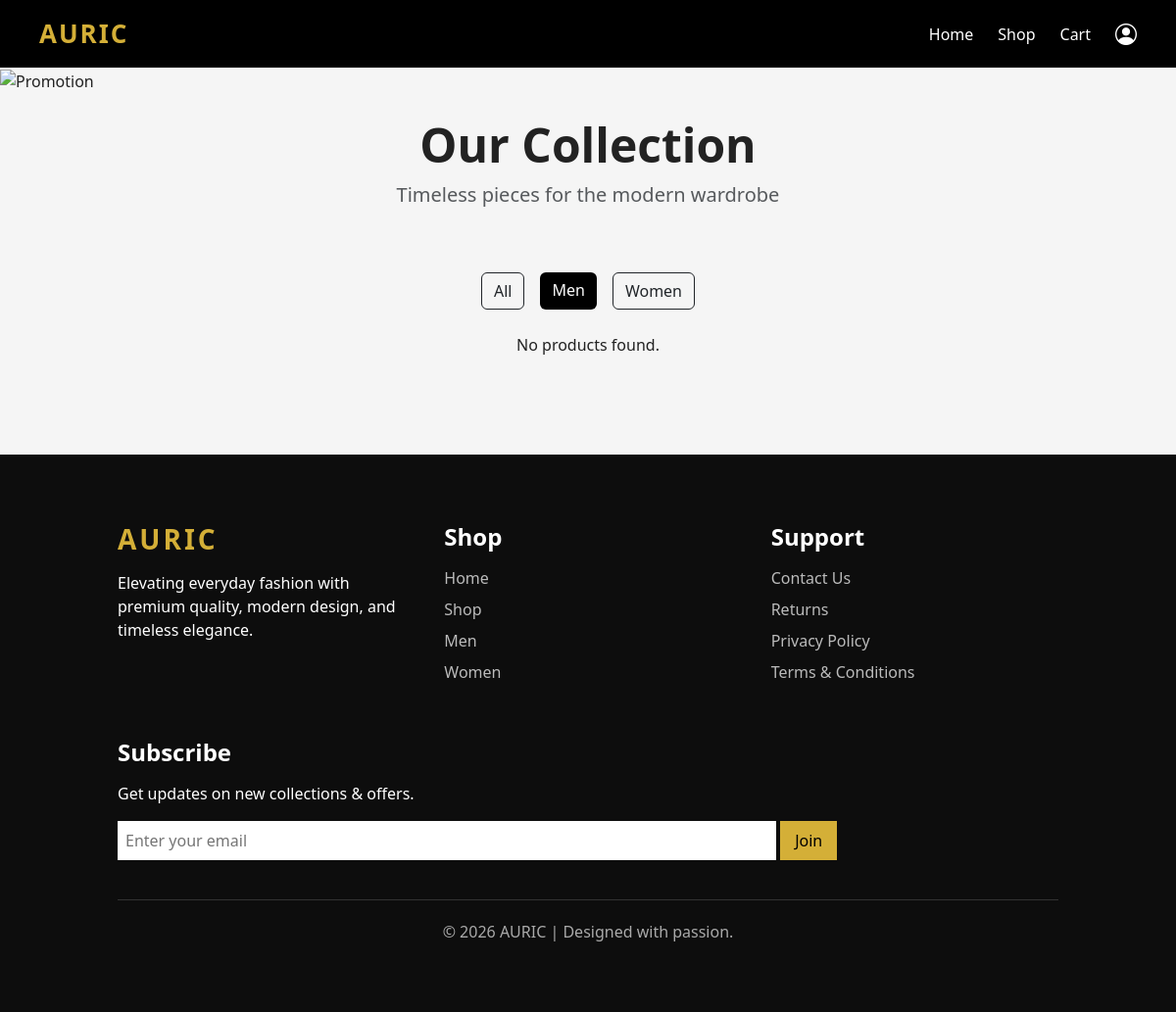
The app's page /shop/?category=men (signed in), older data.
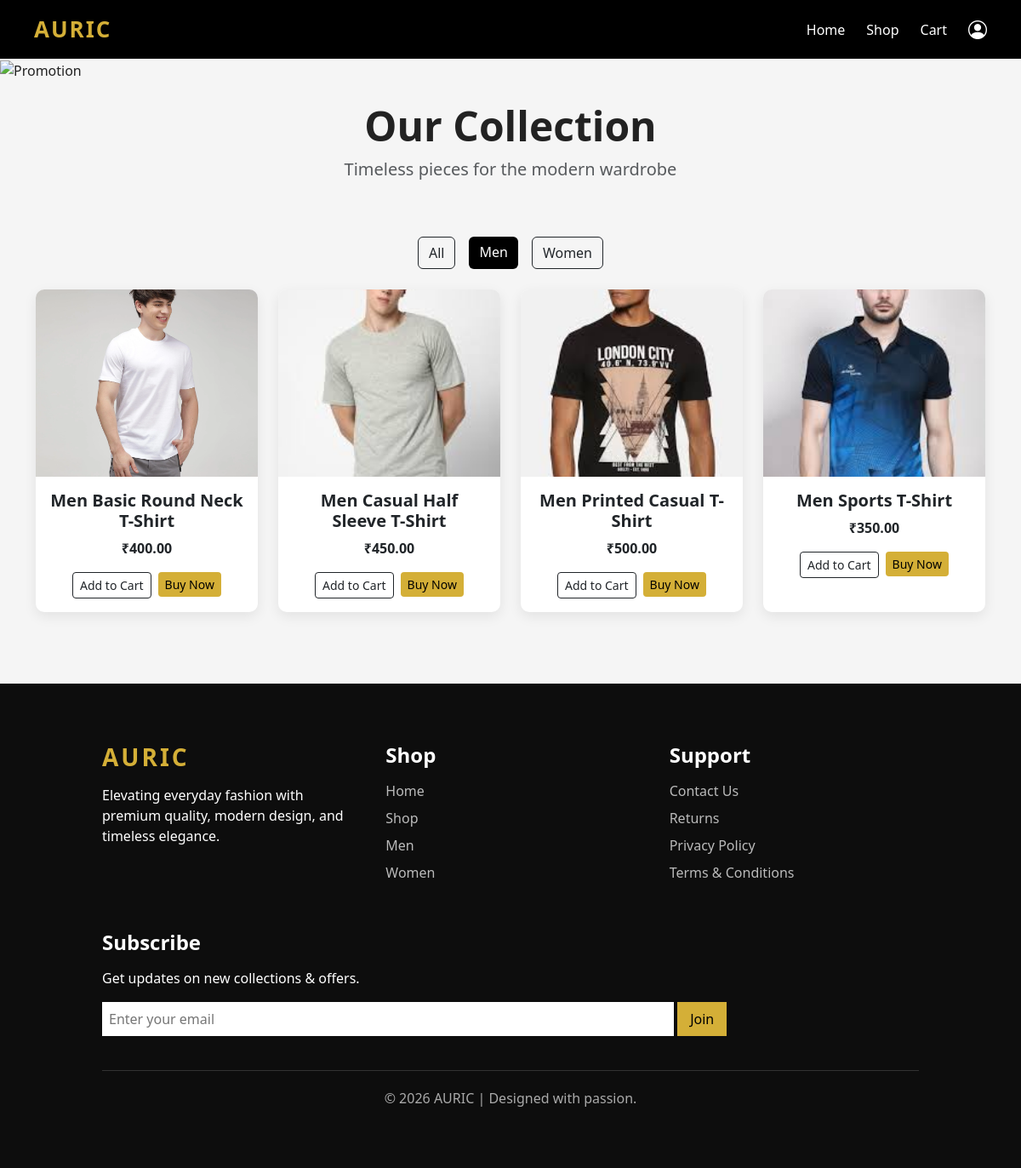
The same page, newer data.
### auric1/models.py (models this page shows, shortened)
class Product(models.Model):
    CATEGORY_CHOICES = [
        ('men', 'Men'),
        ('women', 'Women'),
        ('unisex', 'Unisex'),
    ]
    name = models.CharField(max_length=200)
    price = models.DecimalField(max_digits=10, decimal_places=2)
    image = models.ImageField(upload_to='products/')
    description = models.TextField(blank=True)
    category = models.CharField(max_length=20, choices=CATEGORY_CHOICES, default='unisex')
    sizes = models.ManyToManyField(Size, blank=True)   # Many sizes per product

### auric1/views.py (the view)
# urls.py: path('shop/', views.shop, name='shop'),
@login_required
def shop(request):
    category = request.GET.get('category')
    if category and category != 'all':
        products = Product.objects.filter(category=category)
    else:
        products = Product.objects.all()
    return render(request, 'auric1/shop.html', {'products': products, 'current_category': category})

### auric1/templates/auric1/shop.html (shortened to what this page needs)
{% extends 'auric1/base.html' %}
{% load static %}
{% block content %}
<div class="promo-image-container">
    <img src="https://images.unsplash.com/photo-1441984904996-e0b6ba687e04"
         alt="Promotion"
         class="promo-image">
</div>
<section class="shop-header py-4">
    <div class="container text-center">
        <h1 class="display-5 fw-bold">Our Collection</h1>
        <p class="lead text-muted">Timeless pieces for the modern wardrobe</p>
    </div>
</section>
<div class="container mt-4">
    <div class="d-flex justify-content-center gap-3 flex-wrap">
        <a href="{% url 'shop' %}?category=all"
           class="btn {% if current_category == 'all' or not current_category %}btn-dark{% else %}btn-outline-dark{% endif %}">
           All
        </a>
        <a href="{% url 'shop' %}?category=men"
           class="btn {% if current_category == 'men' %}btn-dark{% else %}btn-outline-dark{% endif %}">
           Men
        </a>
        <a href="{% url 'shop' %}?category=women"
           class="btn {% if current_category == 'women' %}btn-dark{% else %}btn-outline-dark{% endif %}">
           Women
        </a>
    </div>
</div>
<div class="container py-4">
    <div class="row g-4">
        {% for product in products %}
        <div class="col-md-6 col-lg-3">
            <div class="card product-card h-100 border-0">
                <a href="{% url 'product_detail' product.id %}" class="text-decoration-none">
                    <div class="product-img">
                        <img src="{{ product.image.url }}" class="card-img-top" alt="{{ product.name }}">
                    </div>
                </a>
                <div class="card-body text-center">
                    <a href="{% url 'product_detail' product.id %}" class="text-decoration-none text-dark">
                        <h5 class="card-title">{{ product.name }}</h5>
                    </a>
                    <p class="card-text fw-bold">₹{{ product.price }}</p>
                    <div class="d-flex gap-2 justify-content-center">
                        <form method="post" action="{% url 'add_to_cart' product.id %}">
                            <button type="submit" class="btn btn-outline-dark btn-sm">
                                Add to Cart
                            </button>
                        </form>
                        <form method="post" action="{% url 'buy_now' product.id %}">
                            <button type="submit" class="btn btn-gold btn-sm">
                                Buy Now
                            </button>
                        </form>
                    </div>
                </div>
            </div>
        </div>
        {% empty %}
            <p class="text-center">No products found.</p>
        {% endfor %}
    </div>
</div>
{% include 'auric1/footer.html' %}
{% endblock %}

### auric1/templates/auric1/base.html (shortened to what this page needs)
{% load static %}
<!DOCTYPE html>
<html lang="en">
  <head>
    <link href="https://cdn.jsdelivr.net/npm/bootstrap@5.3.2/dist/css/bootstrap.min.css" rel="stylesheet" />
    <link rel="stylesheet" href="https://cdn.jsdelivr.net/npm/bootstrap-icons@1.10.5/font/bootstrap-icons.css" />
    <link rel="stylesheet" href="{% static 'auric1/style.css' %}" />
  </head>
  <body>
    <nav class="navbar">
      <div class="logo">AURIC</div>
      <ul class="nav-links">
        <li>
          <a href="{% url 'home' %}">Home</a>
        </li>
        <li>
          <a href="{% url 'shop' %}">Shop</a>
        </li>
        <li>
          <a href="{% url 'cart_view' %}">Cart</a>
        </li>
        {% if user.is_authenticated %}
          <li>
            <a href="{% url 'profile' %}"><i class="bi bi-person-circle" style="font-size:22px;"></i></a>
          </li>
        {% else %}
          <li>
            <a href="{% url 'login' %}">Login</a>
          </li>
        {% endif %}
      </ul>
    </nav>
    {% block content %}
    {% endblock %}
  </body>
</html>

### auric1/templates/auric1/footer.html (shortened to what this page needs)
<footer class="auric-footer">
<div class="footer-container">
    <div class="footer-box">
        <h2 class="footer-logo">AURIC</h2>
        <p>
            Elevating everyday fashion with premium quality,
            modern design, and timeless elegance.
        </p>
    </div>
    <div class="footer-box">
        <h4>Shop</h4>
        <ul>
            <li><a href="{% url 'home' %}">Home</a></li>
            <li><a href="{% url 'shop' %}">Shop</a></li>
            <li><a href="{% url 'shop' %}?category=men">Men</a></li>
            <li><a href="{% url 'shop' %}?category=women">Women</a></li>
        </ul>
    </div>
    <div class="footer-box">
        <h4>Support</h4>
        <ul>
            <li><a href="#">Contact Us</a></li>
            <li><a href="#">Returns</a></li>
            <li><a href="#">Privacy Policy</a></li>
            <li><a href="#">Terms & Conditions</a></li>
        </ul>
    </div>
    <div class="footer-box">
        <h4>Subscribe</h4>
        <p>Get updates on new collections & offers.</p>
        <form method="post" action="{% url 'shop' %}">
            <input type="email" name="email" placeholder="Enter your email" required>
            <button type="submit">Join</button>
        </form>
    </div>
</div>
<div class="footer-bottom">
    © 2026 AURIC | Designed with passion.
</div>
</footer>

### auric1/static/auric1/style.css (style rules this page uses)
body { margin:0; font-family: 'Segoe UI', Arial, sans-serif; background:#f5f5f5; color:#222; }
h1,h2,h3,h4,h5 { font-weight:600; }
.navbar { display:flex; justify-content:space-between; align-items:center; padding:15px 40px; background:black; position:sticky; top:0; z-index:1000; }
.logo { color:#d4af37; font-size:26px; font-weight:bold; letter-spacing:2px; }
.nav-links { list-style:none; display:flex; gap:25px; align-items:center; margin:0; }
.nav-links a { color:white; text-decoration:none; font-weight:500; position:relative; }
.product-card { background:white; border-radius:10px; overflow:hidden; transition:0.3s; box-shadow:0 5px 15px rgba(0,0,0,0.08); }
.product-img { height:300px; overflow:hidden; }
.product-img img { width:100%; height:100%; object-fit:cover; transition:0.4s; }
.product-img { height:220px; overflow:hidden; }
.product-img img { width:100%; height:100%; object-fit:cover; }
.promo-image { width:100%; height:500px; object-fit:cover; }
.btn-dark { background:black; border:none; }
.btn-gold { background:#d4af37; color:black; border:none; }
.auric-footer { background:#0d0d0d; color:white; padding:70px 10%; margin-top:60px; }
.footer-container { display:flex; justify-content:space-between; flex-wrap:wrap; gap:40px; }
.footer-box { flex:1; min-width:220px; }
.footer-logo { font-size:28px; font-weight:700; letter-spacing:3px; color:#d4af37; margin-bottom:15px; }
.footer-box h4 { margin-bottom:15px; }
.footer-box ul { list-style:none; padding:0; }
.footer-box ul li { margin-bottom:8px; }
.footer-box ul li a { text-decoration:none; color:#bbb; }
.footer-box input { padding:8px; border:none; width:70%; }
.footer-box button { padding:8px 15px; border:none; background:#d4af37; cursor:pointer; }
.footer-bottom { margin-top:40px; border-top:1px solid #333; padding-top:20px; text-align:center; color:#aaa; }
.product-card { transition:0.3s; }

Row changes from the older to the newer data that the page shows:
added Product: image (picture), name "Men Basic Round Neck T-Shirt", price "400.00"
added Product: image (picture), name "Men Casual Half Sleeve T-Shirt", price "450.00"
added Product: image (picture), name "Men Printed Casual T-Shirt", price "500.00"
added Product: image (picture), name "Men Sports T-Shirt", price "350.00"
Text that changed along with them:
text no longer shown: "No products found."
